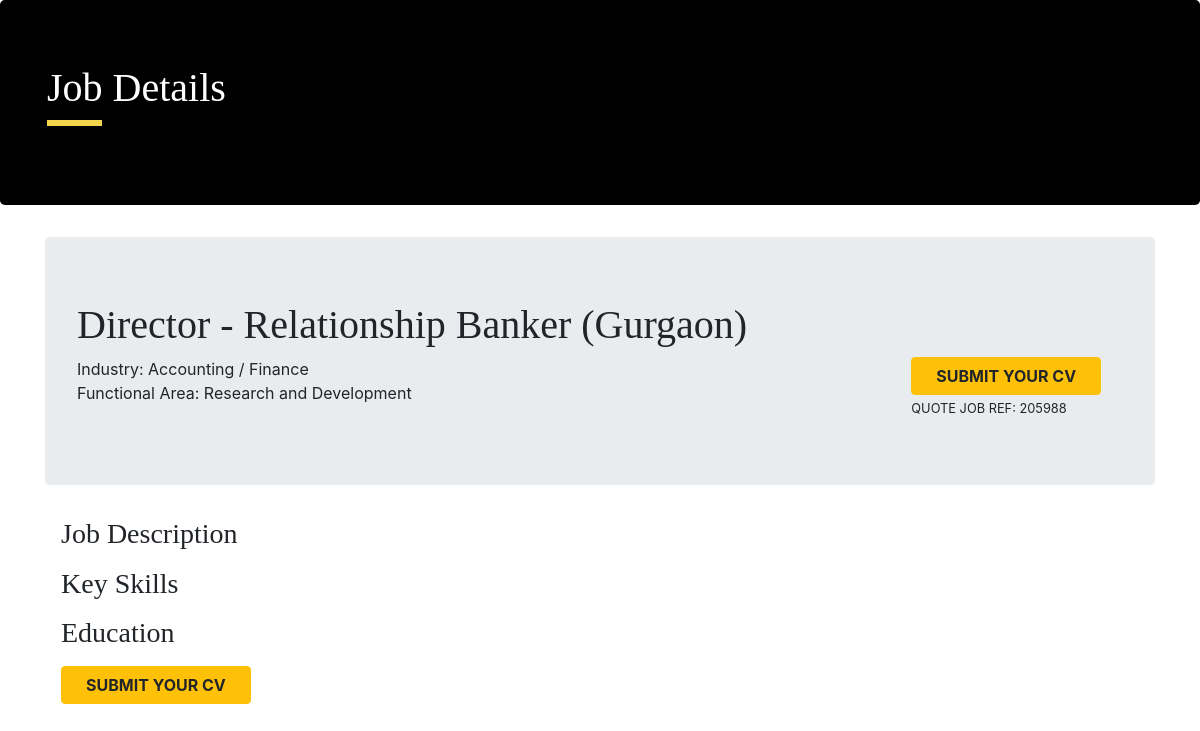
Page /index.php/opportunity/job_id/205988 on the committed database.
### tables this page shows
CREATE TABLE `jobs` (
  `id` int(11) NOT NULL,
  `name` varchar(50) NOT NULL,
  `job_id` mediumint(9) NOT NULL,
  `description` text NOT NULL,
  `skills` varchar(50) NOT NULL,
  `education` varchar(40) NOT NULL
);

CREATE TABLE `industries` (
  `id` int(11) NOT NULL,
  `industry` varchar(50) NOT NULL,
  `job_id` mediumint(9) NOT NULL
);

CREATE TABLE `functions` (
  `id` int(11) NOT NULL,
  `function` varchar(100) NOT NULL,
  `job_id` mediumint(9) NOT NULL
);

### application/controllers/Opportunity.php (called while the page is built, shortened)
<?php
class Opportunity extends CI_Controller {
    public function job_id($job_id)
    {
        $job_info['jobs'] = $this->candidates->get_job_detail($job_id);
        $job_info['functions'] = $this->candidates->get_function_detail($job_id);
        $job_info['industries'] = $this->candidates->get_industry_detail($job_id);
        $this->load->view('job_detail',$job_info);
    }
    public function __construct()
    {
        $this->load->view('header');
        $this->load->helper('form');
        $this->load->helper('url');
        $this->load->model('candidatesmodel','candidates');
    }
}

### index.php (called while the page is built, shortened)
<?php
require_once BASEPATH.'core/CodeIgniter.php';

### application/models/candidatesmodel.php (called while the page is built, shortened)
<?php
class CandidatesModel extends CI_Model {
    public function get_job_detail($job_id)
    {
        $q= $this->db->select()
                        ->from('jobs')
                        ->where('job_id',$job_id)
                        ->get();
            return $q->row();
    }
    public function get_function_detail($job_id)
    {
        $q= $this->db->select()
                        ->from('functions')
                        ->where('job_id',$job_id)
                        ->get();
            return $q->row();
    }
    public function get_industry_detail($job_id)
    {
        $q= $this->db->select()
                        ->from('industries')
                        ->where('job_id',$job_id)
                        ->get();
            return $q->row();
    }
}

### application/views/job_detail.php (the view, shortened to what this page needs)
<div class="jumbotron" style="background-color:black;">
    <div class="container-fluid ">
        <h1 style="color:white; font-family: Bell MT;">Job Details</h1>
        <hr style="width:55px; border-top: 6px solid #f2d64d; margin: 0 0 15px;">
    </div>
</div>
<div class="container">
    <div class="jumbotron">
        <h1 style="font-family: Bell MT;"><?= $jobs->name; ?></h1>
            <div class="row">
                <div class="col-md-6">
                    <p>Industry: <?= $industries->industry; ?> <br>Functional Area: <?= $functions->function; ?></p>
                </div>
                <div class="col-md-6">
                    <?= form_open("opportunity/submit_resumes/{$jobs->job_id}"); ?>
                    <?= form_submit(['name'=>'submit','value'=>'SUBMIT YOUR CV','class'=>'btn btn-warning px-4 offset-7 font-weight-bold']) ?>
                    <?= form_close(); ?>
                   <small class="offset-7 "> QUOTE JOB REF: <?= $jobs->job_id; ?>  </small>
                </div>
            </div>
    </div>
</div>
<div class="container">
    <div class="mx-3 pb-5">
        <h3 style="font-family: Bell MT;">Job Description</h3>
        <h3 style="font-family: Bell MT;">Key Skills</h3>
        <h3 style="font-family: Bell MT;">Education</h3>
        <?= form_open("opportunity/submit_resumes/{$jobs->job_id}"); ?>
         <?= form_submit(['name'=>'submit','value'=>'SUBMIT YOUR CV','class'=>'btn btn-warning px-4 font-weight-bold ']) ?>
         <?= form_close(); ?>
    </div>
</div>

### rows in the picture
jobs: name "Director - Relationship Banker (Gurgaon)", job "205988"
industries: industry "Accounting / Finance"
functions: function "Research and Development"
